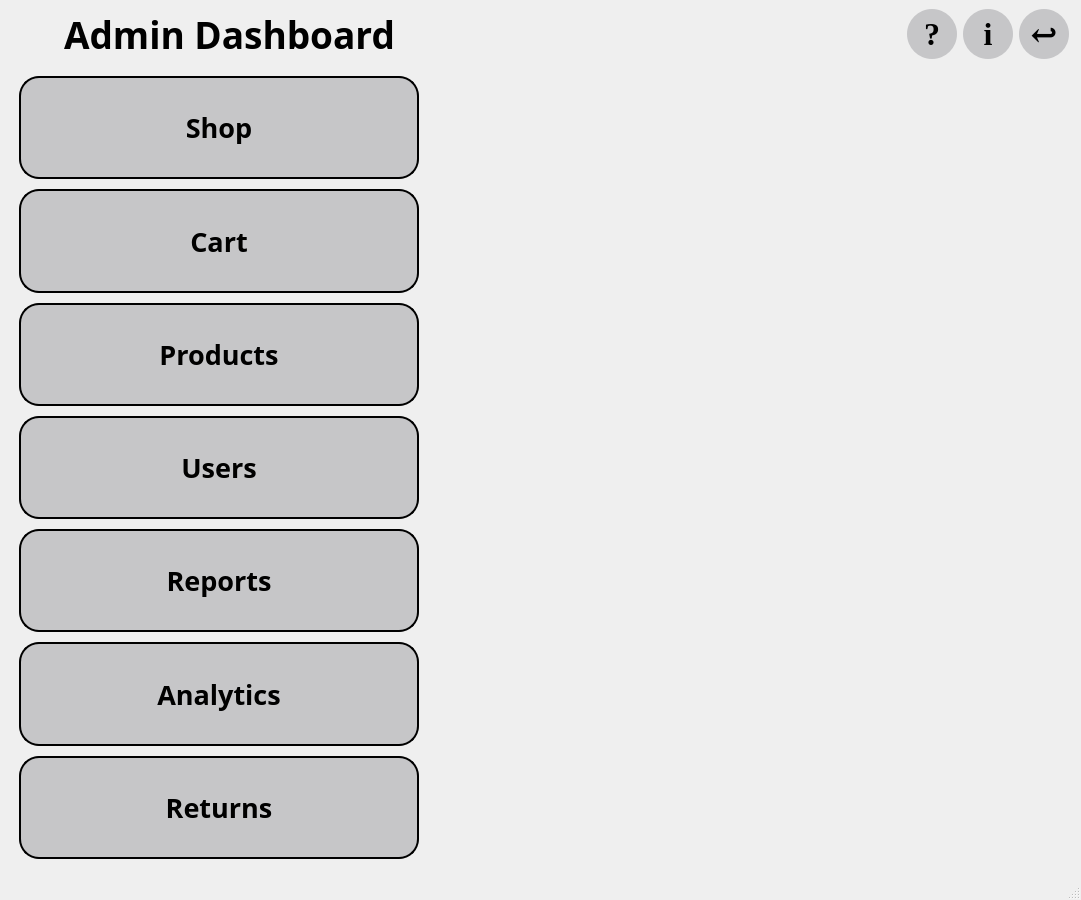
<?xml version="1.0" encoding="UTF-8"?>
<ui version="4.0">
 <class>MainWindow</class>
 <widget class="QMainWindow" name="MainWindow">
  <property name="geometry">
   <rect>
    <x>0</x>
    <y>0</y>
    <width>1081</width>
    <height>900</height>
   </rect>
  </property>
  <property name="windowTitle">
   <string>Jewell 7 Hardware</string>
  </property>
  <widget class="QWidget" name="centralwidget">
   <layout class="QVBoxLayout" name="verticalLayout">
    <item>
     <layout class="QHBoxLayout" name="horizontalLayout">
      <item>
       <spacer name="horizontalSpacer_5">
        <property name="orientation">
         <enum>Qt::Horizontal</enum>
        </property>
        <property name="sizeType">
         <enum>QSizePolicy::Fixed</enum>
        </property>
        <property name="sizeHint" stdset="0">
         <size>
          <width>55</width>
          <height>20</height>
         </size>
        </property>
       </spacer>
      </item>
      <item>
       <widget class="QLabel" name="label">
        <property name="font">
         <font>
          <family>Bahnschrift SemiBold</family>
          <pointsize>28</pointsize>
          <weight>75</weight>
          <bold>true</bold>
         </font>
        </property>
        <property name="text">
         <string>Admin Dashboard</string>
        </property>
       </widget>
      </item>
      <item>
       <spacer name="horizontalSpacer">
        <property name="width" stdset="0">
         <number>521</number>
        </property>
        <property name="height" stdset="0">
         <number>13</number>
        </property>
        <property name="orientation">
         <enum>Qt::Horizontal</enum>
        </property>
        <property name="sizeType">
         <enum>QSizePolicy::Expanding</enum>
        </property>
        <property name="sizeHint" stdset="0">
         <size>
          <width>13</width>
          <height>13</height>
         </size>
        </property>
       </spacer>
      </item>
      <item>
       <widget class="QPushButton" name="help_button">
        <property name="minimumSize">
         <size>
          <width>50</width>
          <height>50</height>
         </size>
        </property>
        <property name="maximumSize">
         <size>
          <width>50</width>
          <height>50</height>
         </size>
        </property>
        <property name="font">
         <font>
          <family>Times New Roman</family>
          <pointsize>24</pointsize>
          <weight>75</weight>
          <bold>true</bold>
         </font>
        </property>
        <property name="styleSheet">
         <string notr="true">QPushButton{
	background-color: #c6c6c8;
	border-style: outset;
	border: 2px;
	border-radius: 25px;
	border-color: black;
	padding: 4px;
	color: black;
}


QPushButton:pressed {
    background-color: #575759; 
	color: white;
}

</string>
        </property>
        <property name="text">
         <string>?</string>
        </property>
       </widget>
      </item>
      <item>
       <widget class="QPushButton" name="aboutUs_button">
        <property name="minimumSize">
         <size>
          <width>50</width>
          <height>50</height>
         </size>
        </property>
        <property name="maximumSize">
         <size>
          <width>50</width>
          <height>50</height>
         </size>
        </property>
        <property name="font">
         <font>
          <family>Times New Roman</family>
          <pointsize>24</pointsize>
          <weight>75</weight>
          <bold>true</bold>
         </font>
        </property>
        <property name="styleSheet">
         <string notr="true">QPushButton{
	background-color: #c6c6c8;
	border-style: outset;
	border: 2px;
	border-radius: 25px;
	border-color: black;
	padding: 4px;
	color: black;
}


QPushButton:pressed {
    background-color: #575759; 
	color: white;
}

</string>
        </property>
        <property name="text">
         <string>i</string>
        </property>
       </widget>
      </item>
      <item>
       <widget class="QPushButton" name="logout_button">
        <property name="minimumSize">
         <size>
          <width>50</width>
          <height>50</height>
         </size>
        </property>
        <property name="maximumSize">
         <size>
          <width>50</width>
          <height>50</height>
         </size>
        </property>
        <property name="font">
         <font>
          <family>Times New Roman</family>
          <pointsize>24</pointsize>
          <weight>75</weight>
          <bold>true</bold>
         </font>
        </property>
        <property name="styleSheet">
         <string notr="true">QPushButton{
	background-color: #c6c6c8;
	border-style: outset;
	border: 2px;
	border-radius: 25px;
	border-color: black;
	padding: 4px;
	color: black;
}


QPushButton:pressed {
    background-color: #575759; 
	color: white;
}

</string>
        </property>
        <property name="text">
         <string>↩</string>
        </property>
       </widget>
      </item>
      <item>
       <spacer name="horizontalSpacer_6">
        <property name="orientation">
         <enum>Qt::Horizontal</enum>
        </property>
        <property name="sizeType">
         <enum>QSizePolicy::Fixed</enum>
        </property>
        <property name="sizeHint" stdset="0">
         <size>
          <width>3</width>
          <height>20</height>
         </size>
        </property>
       </spacer>
      </item>
     </layout>
    </item>
    <item>
     <spacer name="verticalSpacer_2">
      <property name="orientation">
       <enum>Qt::Vertical</enum>
      </property>
      <property name="sizeType">
       <enum>QSizePolicy::Fixed</enum>
      </property>
      <property name="sizeHint" stdset="0">
       <size>
        <width>20</width>
        <height>10</height>
       </size>
      </property>
     </spacer>
    </item>
    <item>
     <layout class="QHBoxLayout" name="horizontalLayout_2">
      <item>
       <spacer name="horizontalSpacer_2">
        <property name="width" stdset="0">
         <number>1061</number>
        </property>
        <property name="height" stdset="0">
         <number>0</number>
        </property>
        <property name="orientation">
         <enum>Qt::Horizontal</enum>
        </property>
        <property name="sizeType">
         <enum>QSizePolicy::Expanding</enum>
        </property>
        <property name="sizeHint" stdset="0">
         <size>
          <width>0</width>
          <height>0</height>
         </size>
        </property>
       </spacer>
      </item>
     </layout>
    </item>
    <item>
     <layout class="QHBoxLayout" name="horizontalLayout_4">
      <item>
       <layout class="QVBoxLayout" name="verticalLayout_2">
        <property name="spacing">
         <number>10</number>
        </property>
        <property name="leftMargin">
         <number>10</number>
        </property>
        <item>
         <widget class="QPushButton" name="shop_button">
          <property name="sizePolicy">
           <sizepolicy hsizetype="Fixed" vsizetype="Minimum">
            <horstretch>0</horstretch>
            <verstretch>0</verstretch>
           </sizepolicy>
          </property>
          <property name="minimumSize">
           <size>
            <width>400</width>
            <height>75</height>
           </size>
          </property>
          <property name="font">
           <font>
            <family>Bahnschrift</family>
            <pointsize>20</pointsize>
            <weight>75</weight>
            <bold>true</bold>
           </font>
          </property>
          <property name="styleSheet">
           <string notr="true">QPushButton{
	background-color: #c6c6c8;
	border-width: 2px;
	border-style: outset;;
	border-radius: 20px;
	border-color: black;
	padding: 4px;
	color: black;
}


QPushButton:pressed {
    background-color: #575759; 
	color: white;
}
</string>
          </property>
          <property name="text">
           <string>Shop</string>
          </property>
         </widget>
        </item>
        <item>
         <widget class="QPushButton" name="cart_button">
          <property name="sizePolicy">
           <sizepolicy hsizetype="Fixed" vsizetype="Minimum">
            <horstretch>0</horstretch>
            <verstretch>0</verstretch>
           </sizepolicy>
          </property>
          <property name="minimumSize">
           <size>
            <width>400</width>
            <height>75</height>
           </size>
          </property>
          <property name="font">
           <font>
            <family>Bahnschrift</family>
            <pointsize>20</pointsize>
            <weight>75</weight>
            <bold>true</bold>
           </font>
          </property>
          <property name="styleSheet">
           <string notr="true">QPushButton{
	background-color: #c6c6c8;
	border-width: 2px;
	border-style: outset;;
	border-radius: 20px;
	border-color: black;
	padding: 4px;
	color: black;
}


QPushButton:pressed {
    background-color: #575759; 
	color: white;
}
</string>
          </property>
          <property name="text">
           <string>Cart</string>
          </property>
         </widget>
        </item>
        <item>
         <widget class="QPushButton" name="products_button">
          <property name="sizePolicy">
           <sizepolicy hsizetype="Fixed" vsizetype="Minimum">
            <horstretch>0</horstretch>
            <verstretch>0</verstretch>
           </sizepolicy>
          </property>
          <property name="minimumSize">
           <size>
            <width>400</width>
            <height>75</height>
           </size>
          </property>
          <property name="font">
           <font>
            <family>Bahnschrift</family>
            <pointsize>20</pointsize>
            <weight>75</weight>
            <bold>true</bold>
           </font>
          </property>
          <property name="styleSheet">
           <string notr="true">QPushButton{
	background-color: #c6c6c8;
	border-width: 2px;
	border-style: outset;;
	border-radius: 20px;
	border-color: black;
	padding: 4px;
	color: black;
}


QPushButton:pressed {
    background-color: #575759; 
	color: white;
}
</string>
          </property>
          <property name="text">
           <string>Products</string>
          </property>
         </widget>
        </item>
        <item>
         <widget class="QPushButton" name="users_button">
          <property name="sizePolicy">
           <sizepolicy hsizetype="Fixed" vsizetype="Minimum">
            <horstretch>0</horstretch>
            <verstretch>0</verstretch>
           </sizepolicy>
          </property>
          <property name="minimumSize">
           <size>
            <width>400</width>
            <height>75</height>
           </size>
          </property>
          <property name="font">
           <font>
            <family>Bahnschrift</family>
            <pointsize>20</pointsize>
            <weight>75</weight>
            <bold>true</bold>
           </font>
          </property>
          <property name="styleSheet">
           <string notr="true">QPushButton{
	background-color: #c6c6c8;
	border-width: 2px;
	border-style: outset;;
	border-radius: 20px;
	border-color: black;
	padding: 4px;
	color: black;
}


QPushButton:pressed {
    background-color: #575759; 
	color: white;
}
</string>
          </property>
          <property name="text">
           <string>Users</string>
          </property>
         </widget>
        </item>
        <item>
         <widget class="QPushButton" name="reports_button">
          <property name="sizePolicy">
           <sizepolicy hsizetype="Fixed" vsizetype="Minimum">
            <horstretch>0</horstretch>
            <verstretch>0</verstretch>
           </sizepolicy>
          </property>
          <property name="minimumSize">
           <size>
            <width>400</width>
            <height>75</height>
           </size>
          </property>
          <property name="font">
           <font>
            <family>Bahnschrift</family>
            <pointsize>20</pointsize>
            <weight>75</weight>
            <bold>true</bold>
           </font>
          </property>
          <property name="styleSheet">
           <string notr="true">QPushButton{
	background-color: #c6c6c8;
	border-width: 2px;
	border-style: outset;;
	border-radius: 20px;
	border-color: black;
	padding: 4px;
	color: black;
}


QPushButton:pressed {
    background-color: #575759; 
	color: white;
}
</string>
          </property>
          <property name="text">
           <string>Reports</string>
          </property>
         </widget>
        </item>
        <item>
         <widget class="QPushButton" name="analytics_button">
          <property name="sizePolicy">
           <sizepolicy hsizetype="Fixed" vsizetype="Minimum">
            <horstretch>0</horstretch>
            <verstretch>0</verstretch>
           </sizepolicy>
          </property>
          <property name="minimumSize">
           <size>
            <width>400</width>
            <height>75</height>
           </size>
          </property>
          <property name="font">
           <font>
            <family>Bahnschrift</family>
            <pointsize>20</pointsize>
            <weight>75</weight>
            <bold>true</bold>
           </font>
          </property>
          <property name="styleSheet">
           <string notr="true">QPushButton{
	background-color: #c6c6c8;
	border-width: 2px;
	border-style: outset;;
	border-radius: 20px;
	border-color: black;
	padding: 4px;
	color: black;
}


QPushButton:pressed {
    background-color: #575759; 
	color: white;
}
</string>
          </property>
          <property name="text">
           <string>Analytics</string>
          </property>
         </widget>
        </item>
        <item>
         <widget class="QPushButton" name="returns_button">
          <property name="sizePolicy">
           <sizepolicy hsizetype="Fixed" vsizetype="Minimum">
            <horstretch>0</horstretch>
            <verstretch>0</verstretch>
           </sizepolicy>
          </property>
          <property name="minimumSize">
           <size>
            <width>400</width>
            <height>75</height>
           </size>
          </property>
          <property name="font">
           <font>
            <family>Bahnschrift</family>
            <pointsize>20</pointsize>
            <weight>75</weight>
            <bold>true</bold>
           </font>
          </property>
          <property name="styleSheet">
           <string notr="true">QPushButton{
	background-color: #c6c6c8;
	border-width: 2px;
	border-style: outset;;
	border-radius: 20px;
	border-color: black;
	padding: 4px;
	color: black;
}


QPushButton:pressed {
    background-color: #575759; 
	color: white;
}
</string>
          </property>
          <property name="text">
           <string>Returns</string>
          </property>
         </widget>
        </item>
        <item>
         <spacer name="verticalSpacer">
          <property name="orientation">
           <enum>Qt::Vertical</enum>
          </property>
          <property name="sizeType">
           <enum>QSizePolicy::Fixed</enum>
          </property>
          <property name="sizeHint" stdset="0">
           <size>
            <width>20</width>
            <height>10</height>
           </size>
          </property>
         </spacer>
        </item>
       </layout>
      </item>
      <item>
       <spacer name="horizontalSpacer_3">
        <property name="width" stdset="0">
         <number>13</number>
        </property>
        <property name="height" stdset="0">
         <number>13</number>
        </property>
        <property name="orientation">
         <enum>Qt::Horizontal</enum>
        </property>
        <property name="sizeType">
         <enum>QSizePolicy::Minimum</enum>
        </property>
        <property name="sizeHint" stdset="0">
         <size>
          <width>13</width>
          <height>13</height>
         </size>
        </property>
       </spacer>
      </item>
      <item>
       <widget class="QStackedWidget" name="stackedWidget">
        <property name="font">
         <font>
          <family>Bahnschrift SemiLight</family>
          <weight>50</weight>
          <bold>false</bold>
         </font>
        </property>
       </widget>
      </item>
     </layout>
    </item>
    <item>
     <layout class="QHBoxLayout" name="horizontalLayout_5">
      <item>
       <spacer name="horizontalSpacer_4">
        <property name="width" stdset="0">
         <number>1061</number>
        </property>
        <property name="height" stdset="0">
         <number>0</number>
        </property>
        <property name="orientation">
         <enum>Qt::Horizontal</enum>
        </property>
        <property name="sizeType">
         <enum>QSizePolicy::Expanding</enum>
        </property>
        <property name="sizeHint" stdset="0">
         <size>
          <width>0</width>
          <height>0</height>
         </size>
        </property>
       </spacer>
      </item>
     </layout>
    </item>
   </layout>
  </widget>
  <widget class="QStatusBar" name="statusbar"/>
 </widget>
 <resources/>
 <connections/>
</ui>
